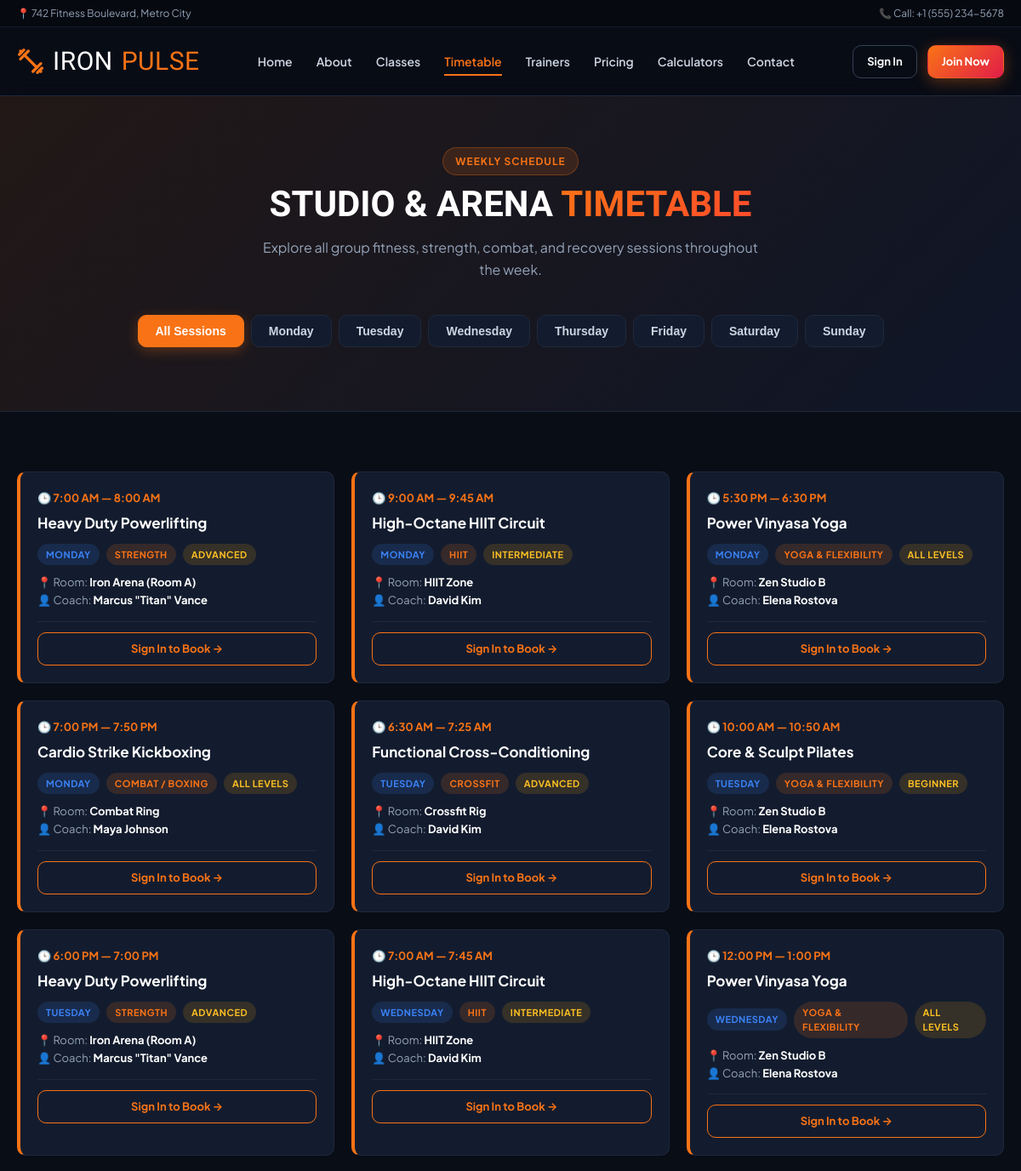
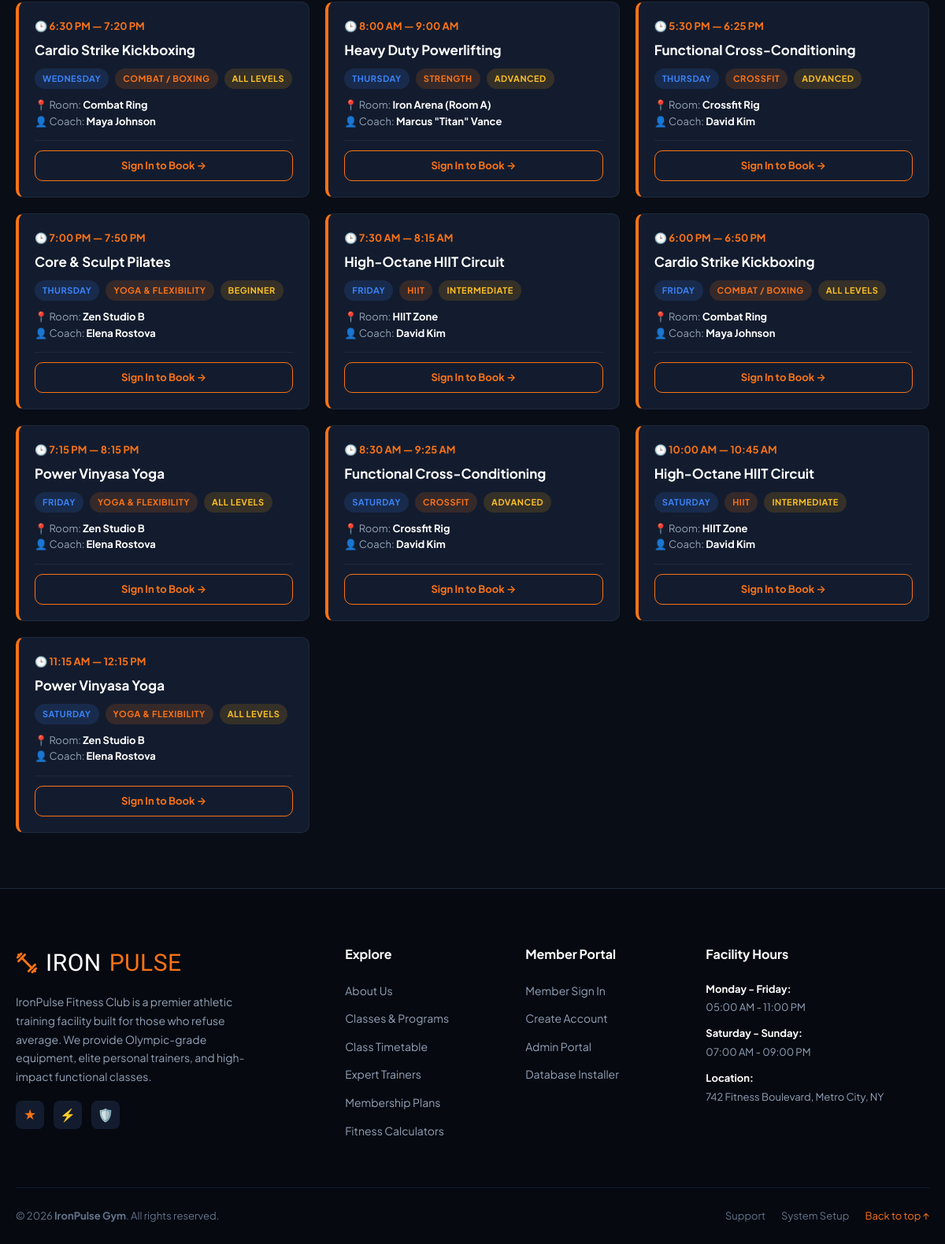
Screenshot of /timetable.php with the database file from the repository (2 pictures, top to bottom).
### tables this page shows
CREATE TABLE `class_schedules` (
  `id` INT AUTO_INCREMENT PRIMARY KEY,
  `class_id` INT NOT NULL,
  `day_of_week` ENUM('Monday', 'Tuesday', 'Wednesday', 'Thursday', 'Friday', 'Saturday', 'Sunday') NOT NULL,
  `start_time` TIME NOT NULL,
  `end_time` TIME NOT NULL,
  `room` VARCHAR(80) DEFAULT 'Main Studio A',
  `created_at` TIMESTAMP DEFAULT CURRENT_TIMESTAMP,
  FOREIGN KEY (`class_id`) REFERENCES `classes` (`id`) ON DELETE CASCADE
);

CREATE TABLE `classes` (
  `id` INT AUTO_INCREMENT PRIMARY KEY,
  `name` VARCHAR(120) NOT NULL,
  `category` ENUM('Strength', 'Cardio', 'HIIT', 'Yoga & Flexibility', 'Combat / Boxing', 'Crossfit') NOT NULL DEFAULT 'Strength',
  `trainer_id` INT DEFAULT NULL,
  `description` TEXT DEFAULT NULL,
  `duration_minutes` INT NOT NULL DEFAULT 60,
  `capacity` INT NOT NULL DEFAULT 20,
  `intensity` ENUM('Beginner', 'Intermediate', 'Advanced', 'All Levels') NOT NULL DEFAULT 'All Levels',
  `image` VARCHAR(255) DEFAULT 'class-default.jpg',
  `status` ENUM('active', 'inactive') NOT NULL DEFAULT 'active',
  `created_at` TIMESTAMP DEFAULT CURRENT_TIMESTAMP,
  FOREIGN KEY (`trainer_id`) REFERENCES `trainers` (`id`) ON DELETE SET NULL
);

CREATE TABLE `trainers` (
  `id` INT AUTO_INCREMENT PRIMARY KEY,
  `name` VARCHAR(100) NOT NULL,
  `specialty` VARCHAR(150) NOT NULL,
  `bio` TEXT DEFAULT NULL,
  `experience_years` INT DEFAULT 3,
  `email` VARCHAR(120) DEFAULT NULL,
  `phone` VARCHAR(30) DEFAULT NULL,
  `photo` VARCHAR(255) DEFAULT 'default-trainer.png',
  `social_instagram` VARCHAR(100) DEFAULT NULL,
  `social_linkedin` VARCHAR(100) DEFAULT NULL,
  `status` ENUM('active', 'inactive') NOT NULL DEFAULT 'active',
  `created_at` TIMESTAMP DEFAULT CURRENT_TIMESTAMP
);

### config/config.php (called while the page is built, shortened)
<?php
function url($path = '') {
    $cleanPath = ltrim($path, '/');
    return BASE_URL . ($cleanPath ? '/' . $cleanPath : '');
}
function e($string) {
    return htmlspecialchars((string)$string, ENT_QUOTES, 'UTF-8');
}
function format_time($timeStr) {
    $time = strtotime($timeStr);
    return $time ? date('g:i A', $time) : '-';
}

### config/auth.php (called while the page is built, shortened)
<?php
require_once __DIR__ . '/config.php';
function is_logged_in() {
    return !empty($_SESSION['user_id']) && !empty($_SESSION['user_role']);
}

### timetable.php (the view, shortened to what this page needs)
<?php
require_once __DIR__ . '/config/config.php';
require_once __DIR__ . '/config/auth.php';
$schedules = [];
try {
    $db = getDB();
    if ($db) {
        $stmt = $db->query("
            SELECT s.*, c.name AS class_name, c.category, c.intensity, c.duration_minutes, t.name AS trainer_name
            FROM class_schedules s
            JOIN classes c ON s.class_id = c.id
            LEFT JOIN trainers t ON c.trainer_id = t.id
            ORDER BY FIELD(s.day_of_week, 'Monday', 'Tuesday', 'Wednesday', 'Thursday', 'Friday', 'Saturday', 'Sunday'), s.start_time ASC
        ");
        $schedules = $stmt->fetchAll();
    }
} catch (Exception $e) {
}
$days = ['Monday', 'Tuesday', 'Wednesday', 'Thursday', 'Friday', 'Saturday', 'Sunday'];
require_once __DIR__ . '/includes/header.php';
?>
<div style="background: linear-gradient(135deg, rgba(249, 115, 22, 0.1), rgba(15, 23, 42, 0.9)); padding: 60px 0 40px; border-bottom: 1px solid var(--border-subtle);">
    <div class="container text-center">
        <div class="section-tag">Weekly Schedule</div>
        <h1 class="section-title">STUDIO & ARENA <span class="text-gradient">TIMETABLE</span></h1>
        <p class="section-subtitle mx-auto">Explore all group fitness, strength, combat, and recovery sessions throughout the week.</p>
        <div class="day-tabs">
            <button class="day-tab active" data-day="all">All Sessions</button>
            <?php foreach ($days as $day): ?>
                <button class="day-tab" data-day="<?= $day ?>"><?= $day ?></button>
            <?php endforeach; ?>
        </div>
    </div>
</div>
<section style="padding: 70px 0;">
    <div class="container">
        <div class="timetable-grid">
            <?php if (!empty($schedules)): ?>
                <?php foreach ($schedules as $sched): ?>
                    <div class="timetable-card" data-day="<?= e($sched['day_of_week']) ?>">
                        <div class="timetable-time">
                            🕒 <?= format_time($sched['start_time']) ?> &mdash; <?= format_time($sched['end_time']) ?>
                        </div>
                        <div class="timetable-class-name"><?= e($sched['class_name']) ?></div>
                        <div style="display: flex; gap: 8px; align-items: center; margin: 10px 0;">
                            <span class="badge badge-info"><?= e($sched['day_of_week']) ?></span>
                            <span class="badge badge-primary"><?= e($sched['category']) ?></span>
                            <span class="badge badge-warning"><?= e($sched['intensity']) ?></span>
                        </div>
                        <div style="font-size: 13px; color: var(--text-muted); margin-bottom: 14px;">
                            📍 Room: <strong style="color: #fff;"><?= e($sched['room']) ?></strong><br>
                            👤 Coach: <strong style="color: #fff;"><?= e($sched['trainer_name'] ?? 'Staff') ?></strong>
                        </div>
                        <div style="padding-top: 12px; border-top: 1px solid var(--border-subtle);">
                            <?php if (is_logged_in()): ?>
                                <a href="<?= url('member/book-class.php?schedule_id=' . $sched['id']) ?>" class="btn btn-outline-primary btn-block btn-sm">
                                    Reserve My Spot &rarr;
                                </a>
                            <?php else: ?>
                                <a href="<?= url('login.php') ?>" class="btn btn-outline-primary btn-block btn-sm">
                                    Sign In to Book &rarr;
                                </a>
                            <?php endif; ?>
                        </div>
                    </div>
                <?php endforeach; ?>
            <?php else: ?>
                <div style="grid-column: 1 / -1; text-align: center; color: var(--text-muted); padding: 50px;">
                    Timetable entries will show after database setup.
                </div>
            <?php endif; ?>
        </div>
    </div>
</section>
<?php require_once __DIR__ . '/includes/footer.php'; ?>

### assets/css/style.css (style rules this page uses)
:root { --primary: #f97316; --primary-hover: #ea580c; --primary-light: rgba(249, 115, 22, 0.15); --primary-glow: rgba(249, 115, 22, 0.4); --secondary: #e11d48; --accent: #10b981; --accent-blue: #3b82f6; --bg-body: #090d16; --bg-surface: #0f172a; --bg-card: #131c2e; --bg-card-hover: #1e293b; --border-subtle: #1e293b; --border-focus: #f97316; --text-main: #f8fafc; --text-secondary: #cbd5e1; --text-muted: #94a3b8; --text-dim: #64748b; --shadow-sm: 0 2px 8px rgba(0, 0, 0, 0.4); --shadow-md: 0 10px 30px rgba(0, 0, 0, 0.5); --shadow-lg: 0 20px 45px rgba(0, 0, 0, 0.7); --shadow-glow: 0 0 30px rgba(249, 115, 22, 0.25); --radius-sm: 6px; --radius-md: 10px; --radius-lg: 16px; --radius-xl: 24px; --radius-full: 9999px; --transition: all 0.25s cubic-bezier(0.4, 0, 0.2, 1); --font-heading: 'Teko', sans-serif; --font-body: 'Plus Jakarta Sans', -apple-system, BlinkMacSystemFont, sans-serif; }
*, *::before, *::after { box-sizing: border-box; margin: 0; padding: 0; }
html { scroll-behavior: smooth; font-size: 16px; }
body { font-family: var(--font-body); background-color: var(--bg-body); color: var(--text-main); line-height: 1.6; overflow-x: hidden; -webkit-font-smoothing: antialiased; }
a { color: inherit; text-decoration: none; transition: var(--transition); }
.container { width: 100%; max-width: 1200px; margin-left: auto; margin-right: auto; padding-left: 20px; padding-right: 20px; }
.text-gradient { background: linear-gradient(135deg, #f97316 0%, #ff4b2b 100%); -webkit-background-clip: text; -webkit-text-fill-color: transparent; }
.section-tag { display: inline-flex; align-items: center; gap: 8px; padding: 6px 14px; background: var(--primary-light); color: var(--primary); border: 1px solid rgba(249, 115, 22, 0.3); border-radius: var(--radius-full); font-size: 12px; font-weight: 700; letter-spacing: 1px; text-transform: uppercase; margin-bottom: 12px; }
.section-title { font-family: var(--font-heading); font-size: 42px; line-height: 1.05; text-transform: uppercase; margin-bottom: 16px; color: #fff; }
.section-subtitle { color: var(--text-muted); font-size: 16px; max-width: 600px; margin-bottom: 40px; }
.text-center { text-align: center; }
.mx-auto { margin-left: auto; margin-right: auto; }
.btn { display: inline-flex; align-items: center; justify-content: center; gap: 8px; padding: 12px 24px; border-radius: var(--radius-md); font-family: var(--font-body); font-size: 14px; font-weight: 700; cursor: pointer; border: 1px solid transparent; transition: var(--transition); text-align: center; white-space: nowrap; }
.btn-outline-primary { background: transparent; border-color: var(--primary); color: var(--primary); }
.btn-sm { padding: 8px 16px; font-size: 13px; }
.btn-block { width: 100%; }
.badge { display: inline-flex; align-items: center; padding: 4px 10px; border-radius: var(--radius-full); font-size: 11px; font-weight: 700; text-transform: uppercase; letter-spacing: 0.5px; }
.badge-primary { background: var(--primary-light); color: var(--primary); }
.badge-warning { background: rgba(245, 158, 11, 0.15); color: #fbbf24; }
.badge-info { background: rgba(59, 130, 246, 0.15); color: var(--accent-blue); }
.day-tabs { display: flex; gap: 8px; flex-wrap: wrap; justify-content: center; margin-bottom: 35px; }
.day-tab { padding: 10px 20px; background: var(--bg-card); border: 1px solid var(--border-subtle); color: var(--text-secondary); border-radius: var(--radius-md); font-weight: 700; font-size: 14px; cursor: pointer; transition: var(--transition); }
.day-tab:hover, .day-tab.active { background: var(--primary); border-color: var(--primary); color: #fff; box-shadow: 0 4px 15px rgba(249, 115, 22, 0.3); }
.timetable-grid { display: grid; grid-template-columns: repeat(auto-fill, minmax(280px, 1fr)); gap: 20px; }
.timetable-card { background: var(--bg-card); border: 1px solid var(--border-subtle); border-left: 4px solid var(--primary); border-radius: var(--radius-md); padding: 20px; transition: var(--transition); }
.timetable-time { font-size: 13px; font-weight: 700; color: var(--primary); margin-bottom: 6px; display: flex; align-items: center; gap: 6px; }
.timetable-class-name { font-size: 17px; font-weight: 700; color: #fff; margin-bottom: 6px; }

### rows the page displays
class_schedules: start_time "7:00 AM", end_time "8:00 AM", class.name "Heavy Duty Powerlifting", day_of_week "MONDAY", class.category "STRENGTH", class.intensity "ADVANCED", room "Iron Arena (Room A)", trainers.name "Marcus \"Titan\" Vance"
class_schedules: start_time "9:00 AM", end_time "9:45 AM", class.name "High-Octane HIIT Circuit", day_of_week "MONDAY", class.category "HIIT", class.intensity "INTERMEDIATE", room "HIIT Zone", trainers.name "David Kim"
class_schedules: start_time "5:30 PM", end_time "6:30 PM", class.name "Power Vinyasa Yoga", day_of_week "MONDAY", class.category "YOGA & FLEXIBILITY", class.intensity "ALL LEVELS", room "Zen Studio B", trainers.name "Elena Rostova"
class_schedules: start_time "7:00 PM", end_time "7:50 PM", class.name "Cardio Strike Kickboxing", day_of_week "MONDAY", class.category "COMBAT / BOXING", class.intensity "ALL LEVELS", room "Combat Ring", trainers.name "Maya Johnson"
class_schedules: start_time "6:30 AM", end_time "7:25 AM", class.name "Functional Cross-Conditioning", day_of_week "TUESDAY", class.category "CROSSFIT", class.intensity "ADVANCED", room "Crossfit Rig", trainers.name "David Kim"
class_schedules: start_time "10:00 AM", end_time "10:50 AM", class.name "Core & Sculpt Pilates", day_of_week "TUESDAY", class.category "YOGA & FLEXIBILITY", class.intensity "BEGINNER", room "Zen Studio B", trainers.name "Elena Rostova"
class_schedules: start_time "6:00 PM", end_time "7:00 PM", class.name "Heavy Duty Powerlifting", day_of_week "TUESDAY", class.category "STRENGTH", class.intensity "ADVANCED", room "Iron Arena (Room A)", trainers.name "Marcus \"Titan\" Vance"
class_schedules: start_time "7:00 AM", end_time "7:45 AM", class.name "High-Octane HIIT Circuit", day_of_week "WEDNESDAY", class.category "HIIT", class.intensity "INTERMEDIATE", room "HIIT Zone", trainers.name "David Kim"
class_schedules: start_time "12:00 PM", end_time "1:00 PM", class.name "Power Vinyasa Yoga", day_of_week "WEDNESDAY", class.category "YOGA & FLEXIBILITY", class.intensity "ALL LEVELS", room "Zen Studio B", trainers.name "Elena Rostova"
class_schedules: start_time "6:30 PM", end_time "7:20 PM", class.name "Cardio Strike Kickboxing", day_of_week "WEDNESDAY", class.category "COMBAT / BOXING", class.intensity "ALL LEVELS", room "Combat Ring", trainers.name "Maya Johnson"
class_schedules: start_time "8:00 AM", end_time "9:00 AM", class.name "Heavy Duty Powerlifting", day_of_week "THURSDAY", class.category "STRENGTH", class.intensity "ADVANCED", room "Iron Arena (Room A)", trainers.name "Marcus \"Titan\" Vance"
class_schedules: start_time "5:30 PM", end_time "6:25 PM", class.name "Functional Cross-Conditioning", day_of_week "THURSDAY", class.category "CROSSFIT", class.intensity "ADVANCED", room "Crossfit Rig", trainers.name "David Kim"
class_schedules: start_time "7:00 PM", end_time "7:50 PM", class.name "Core & Sculpt Pilates", day_of_week "THURSDAY", class.category "YOGA & FLEXIBILITY", class.intensity "BEGINNER", room "Zen Studio B", trainers.name "Elena Rostova"
class_schedules: start_time "7:30 AM", end_time "8:15 AM", class.name "High-Octane HIIT Circuit", day_of_week "FRIDAY", class.category "HIIT", class.intensity "INTERMEDIATE", room "HIIT Zone", trainers.name "David Kim"
class_schedules: start_time "6:00 PM", end_time "6:50 PM", class.name "Cardio Strike Kickboxing", day_of_week "FRIDAY", class.category "COMBAT / BOXING", class.intensity "ALL LEVELS", room "Combat Ring", trainers.name "Maya Johnson"
class_schedules: start_time "7:15 PM", end_time "8:15 PM", class.name "Power Vinyasa Yoga", day_of_week "FRIDAY", class.category "YOGA & FLEXIBILITY", class.intensity "ALL LEVELS", room "Zen Studio B", trainers.name "Elena Rostova"
class_schedules: start_time "8:30 AM", end_time "9:25 AM", class.name "Functional Cross-Conditioning", day_of_week "SATURDAY", class.category "CROSSFIT", class.intensity "ADVANCED", room "Crossfit Rig", trainers.name "David Kim"
class_schedules: start_time "10:00 AM", end_time "10:45 AM", class.name "High-Octane HIIT Circuit", day_of_week "SATURDAY", class.category "HIIT", class.intensity "INTERMEDIATE", room "HIIT Zone", trainers.name "David Kim"
class_schedules: start_time "11:15 AM", end_time "12:15 PM", class.name "Power Vinyasa Yoga", day_of_week "SATURDAY", class.category "YOGA & FLEXIBILITY", class.intensity "ALL LEVELS", room "Zen Studio B", trainers.name "Elena Rostova"

### other values shown
$day "Monday"
$day "Tuesday"
$day "Wednesday"
$day "Thursday"
$day "Friday"
$day "Saturday"
$day "Sunday"
APP_NAME "IronPulse Gym"
